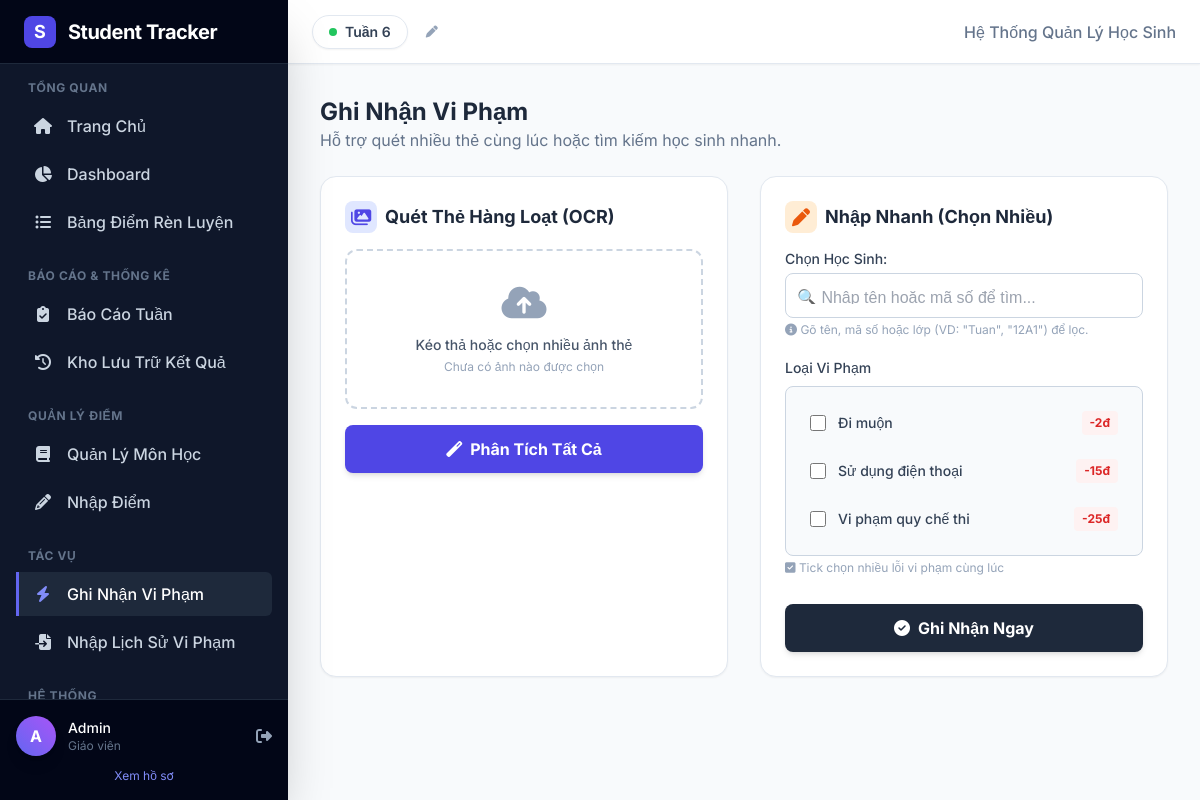
Screenshot of /add_violation (signed in) with the database file from the repository.
### models.py (models this page shows)
class Teacher(UserMixin, db.Model):
    id = db.Column(db.Integer, primary_key=True)
    username = db.Column(db.String(50), unique=True, nullable=False)
    password = db.Column(db.String(100), nullable=False)
    full_name = db.Column(db.String(100), nullable=False)
    school_name = db.Column(db.String(150), default="THPT Chuyên Nguyễn Tất Thành")
    main_class = db.Column(db.String(20), default="12 Tin")
    dob = db.Column(db.String(20))

class ViolationType(db.Model):
    id = db.Column(db.Integer, primary_key=True)
    name = db.Column(db.String(200), unique=True, nullable=False)
    points_deducted = db.Column(db.Integer, nullable=False)

### app.py (the view, shortened to what this page needs)
@app.route("/add_violation", methods=["GET", "POST"])
@login_required
def add_violation():
    students = Student.query.order_by(Student.student_class, Student.name).all()
    return render_template("add_violation.html", rules=ViolationType.query.all(), students=students)

### app.py (called while the page is built)
@login_manager.user_loader
def load_user(user_id):
    return db.session.get(Teacher, int(user_id))

@app.context_processor
def inject_global_data():
    try:
        week_cfg = SystemConfig.query.filter_by(key="current_week").first()
        current_week = int(week_cfg.value) if week_cfg else 1
        classes = [c.name for c in ClassRoom.query.order_by(ClassRoom.name).all()]
    except:
        current_week = 1
        classes = []
    return dict(current_week_number=current_week, all_classes=classes)

### templates/add_violation.html (shortened to what this page needs)
{% extends "base.html" %}
{% block content %}
<link href="https://cdn.jsdelivr.net/npm/select2@4.1.0-rc.0/dist/css/select2.min.css" rel="stylesheet" />
<div class="max-w-6xl mx-auto">
    <div class="mb-6">
        <h1 class="text-2xl font-bold text-slate-800">Ghi Nhận Vi Phạm</h1>
        <p class="text-slate-500">Hỗ trợ quét nhiều thẻ cùng lúc hoặc tìm kiếm học sinh nhanh.</p>
    </div>
    <div class="grid grid-cols-1 md:grid-cols-2 gap-8">
        <div class="bg-white p-6 rounded-2xl shadow-sm border border-slate-200">
            <h2 class="text-lg font-bold text-slate-800 mb-4 flex items-center">
                <div class="w-8 h-8 rounded-lg bg-indigo-100 text-indigo-600 flex items-center justify-center mr-2">
                    <i class="fas fa-images"></i>
                </div>
                Quét Thẻ Hàng Loạt (OCR)
            </h2>
            <form id="ocr-form" class="space-y-4">
                <div
                    class="border-2 border-dashed border-slate-300 rounded-xl p-8 text-center hover:bg-slate-50 transition cursor-pointer relative group">
                    <i
                        class="fas fa-cloud-upload-alt text-4xl text-slate-400 mb-3 group-hover:text-indigo-500 transition"></i>
                    <p class="text-sm text-slate-600 font-medium">Kéo thả hoặc chọn nhiều ảnh thẻ</p>
                    <p class="text-xs text-slate-400 mt-1" id="file-count-display">Chưa có ảnh nào được chọn</p>
                </div>
                <button type="submit" id="ocr-button"
                    class="w-full py-3 bg-indigo-600 text-white rounded-lg font-bold hover:bg-indigo-700 transition shadow-md flex items-center justify-center gap-2">
                    <i class="fas fa-magic"></i> Phân Tích Tất Cả
                </button>
            </form>
        </div>
        <div class="bg-white p-6 rounded-2xl shadow-sm border border-slate-200 h-fit">
            <h2 class="text-lg font-bold text-slate-800 mb-4 flex items-center">
                <div class="w-8 h-8 rounded-lg bg-orange-100 text-orange-600 flex items-center justify-center mr-2">
                    <i class="fas fa-pen"></i>
                </div>
                Nhập Nhanh (Chọn Nhiều)
            </h2>
            <form method="POST" action="{{ url_for('add_violation') }}" class="space-y-5">
                <div>
                    <label class="block text-sm font-medium text-slate-700 mb-1">Chọn Học Sinh:</label>
                    <p class="text-xs text-slate-400 mt-1">
                        <i class="fas fa-info-circle"></i> Gõ tên, mã số hoặc lớp (VD: "Tuan", "12A1") để lọc.
                    </p>
                </div>
                <div>
                    <label class="block text-sm font-medium text-slate-700 mb-2">Loại Vi Phạm</label>
                    <div class="bg-slate-50 border border-slate-300 rounded-lg p-4 max-h-64 overflow-y-auto space-y-2">
                        {% for rule in rules %}
                        <label class="flex items-center p-2 hover:bg-white rounded-lg cursor-pointer transition group">
                            <input type="checkbox" name="rule_ids[]" value="{{ rule.id }}"
                                class="w-4 h-4 text-orange-600 border-slate-300 rounded focus:ring-orange-500 cursor-pointer">
                            <span class="ml-3 text-sm font-medium text-slate-700 group-hover:text-orange-600 flex-1">
                                {{ rule.name }}
                            </span>
                            <span class="text-xs font-bold text-red-600 bg-red-50 px-2 py-1 rounded">
                                -{{ rule.points_deducted }}đ
                            </span>
                        </label>
                        {% endfor %}
                    </div>
                    <p class="text-xs text-slate-400 mt-1">
                        <i class="fas fa-check-square"></i> Tick chọn nhiều lỗi vi phạm cùng lúc
                    </p>
                </div>
                <div class="pt-2">
                    <button type="submit"
                        class="w-full py-3 bg-slate-800 hover:bg-slate-900 text-white rounded-lg font-bold shadow-md transition-all flex justify-center items-center gap-2">
                        <i class="fas fa-check-circle"></i> Ghi Nhận Ngay
                    </button>
                </div>
            </form>
        </div>
    </div>
</div>
{% endblock %}

### templates/base.html (shortened to what this page needs)
<!DOCTYPE html>
<html lang="vi" class="h-full bg-slate-50">
<head>
    <script src="https://cdn.tailwindcss.com"></script>
    <link rel="stylesheet" href="https://cdnjs.cloudflare.com/ajax/libs/font-awesome/6.4.0/css/all.min.css">
</head>
<body class="h-full flex overflow-hidden bg-slate-50 text-slate-800">
    <aside id="sidebar"
        class="fixed inset-y-0 left-0 w-72 bg-slate-900 text-slate-300 transform -translate-x-full transition-transform duration-300 lg:translate-x-0 lg:static z-50 flex flex-col shadow-2xl">
        <div class="h-16 flex items-center px-6 bg-slate-950 border-b border-slate-800">
            <div class="flex items-center gap-3">
                <div
                    class="w-8 h-8 rounded-lg bg-indigo-600 flex items-center justify-center text-white font-bold text-lg">
                    S</div>
                <span class="text-xl font-bold text-white tracking-tight">Student Tracker</span>
            </div>
        </div>
        <nav class="flex-1 p-4 space-y-6 overflow-y-auto">
            <div>
                <p class="px-3 text-xs font-bold text-slate-500 uppercase tracking-wider mb-2">Tổng Quan</p>
                <div class="space-y-1">
                    <a href="{{ url_for('welcome') }}"
                        class="sidebar-link flex items-center px-3 py-2.5 rounded-r-md group {% if request.endpoint == 'welcome' %}active text-white bg-slate-800 border-indigo-500{% endif %}">
                        <i
                            class="fas fa-home mr-3 group-hover:text-indigo-400 {% if request.endpoint == 'welcome' %}text-indigo-400{% endif %}"></i>
                        <span class="font-medium">Trang Chủ</span>
                    </a>
                    <a href="{{ url_for('dashboard') }}"
                        class="sidebar-link flex items-center px-3 py-2.5 rounded-r-md group {% if request.endpoint == 'dashboard' %}active text-white bg-slate-800 border-indigo-500{% endif %}">
                        <i
                            class="fas fa-chart-pie mr-3 group-hover:text-indigo-400 {% if request.endpoint == 'dashboard' %}text-indigo-400{% endif %}"></i>
                        <span class="font-medium">Dashboard</span>
                    </a>
                    <a href="{{ url_for('index') }}"
                        class="sidebar-link flex items-center px-3 py-2.5 rounded-r-md group {% if request.endpoint == 'index' %}active text-white bg-slate-800 border-indigo-500{% endif %}">
                        <i
                            class="fas fa-list-ul mr-3 group-hover:text-indigo-400 {% if request.endpoint == 'index' %}text-indigo-400{% endif %}"></i>
                        <span class="font-medium">Bảng Điểm Rèn Luyện</span>
                    </a>
                </div>
            </div>
            <div>
                <p class="px-3 text-xs font-bold text-slate-500 uppercase tracking-wider mb-2">Báo Cáo & Thống Kê</p>
                <div class="space-y-1">
                    <a href="{{ url_for('weekly_report') }}"
                        class="sidebar-link flex items-center px-3 py-2.5 rounded-r-md group {% if request.endpoint == 'weekly_report' %}active text-white bg-slate-800 border-indigo-500{% endif %}">
                        <i
                            class="fas fa-clipboard-check mr-3 group-hover:text-indigo-400 {% if request.endpoint == 'weekly_report' %}text-indigo-400{% endif %}"></i>
                        <span class="font-medium">Báo Cáo Tuần</span>
                    </a>
                    <a href="{{ url_for('history') }}"
                        class="sidebar-link flex items-center px-3 py-2.5 rounded-r-md group {% if request.endpoint == 'history' %}active text-white bg-slate-800 border-indigo-500{% endif %}">
                        <i
                            class="fas fa-history mr-3 group-hover:text-indigo-400 {% if request.endpoint == 'history' %}text-indigo-400{% endif %}"></i>
                        <span class="font-medium">Kho Lưu Trữ Kết Quả</span>
                    </a>
                </div>
            </div>
            <div>
                <p class="px-3 text-xs font-bold text-slate-500 uppercase tracking-wider mb-2">Quản Lý Điểm</p>
                <div class="space-y-1">
                    <a href="{{ url_for('manage_subjects') }}"
                        class="sidebar-link flex items-center px-3 py-2.5 rounded-r-md group {% if request.endpoint == 'manage_subjects' or request.endpoint == 'edit_subject' %}active text-white bg-slate-800 border-indigo-500{% endif %}">
                        <i
                            class="fas fa-book mr-3 group-hover:text-indigo-400 {% if request.endpoint == 'manage_subjects' or request.endpoint == 'edit_subject' %}text-indigo-400{% endif %}"></i>
                        <span class="font-medium">Quản Lý Môn Học</span>
                    </a>
                    <a href="{{ url_for('manage_grades') }}"
                        class="sidebar-link flex items-center px-3 py-2.5 rounded-r-md group ">
                        <i
                            class="fas fa-pencil-alt mr-3 group-hover:text-indigo-400 "></i>
                        <span class="font-medium">Nhập Điểm</span>
                    </a>
                </div>
            </div>
            <div>
                <p class="px-3 text-xs font-bold text-slate-500 uppercase tracking-wider mb-2">Tác Vụ</p>
                <div class="space-y-1">
                    <a href="{{ url_for('add_violation') }}"
                        class="sidebar-link flex items-center px-3 py-2.5 rounded-r-md group {% if request.endpoint == 'add_violation' %}active text-white bg-slate-800 border-indigo-500{% endif %}">
                        <i
                            class="fas fa-bolt mr-3 group-hover:text-indigo-400 {% if request.endpoint == 'add_violation' %}text-indigo-400{% endif %}"></i>
                        <span class="font-medium">Ghi Nhận Vi Phạm</span>
                    </a>
                    <a href="{{ url_for('bulk_import_violations') }}"
                        class="sidebar-link flex items-center px-3 py-2.5 rounded-r-md group {% if request.endpoint == 'bulk_import_violations' %}active text-white bg-slate-800 border-indigo-500{% endif %}">
                        <i
                            class="fas fa-file-import mr-3 group-hover:text-indigo-400 {% if request.endpoint == 'bulk_import_violations' %}text-indigo-400{% endif %}"></i>
                        <span class="font-medium">Nhập Lịch Sử Vi Phạm</span>
                    </a>
                </div>
            </div>
            <div>
                <p class="px-3 text-xs font-bold text-slate-500 uppercase tracking-wider mb-2">Hệ Thống</p>
            </div>
        </nav>
        {% if current_user.is_authenticated %}
        <div class="p-4 bg-slate-950 border-t border-slate-800">
            <div class="flex items-center gap-3">
                <div
                    class="h-10 w-10 rounded-full bg-gradient-to-tr from-indigo-500 to-purple-500 flex items-center justify-center text-white font-bold shadow-lg">
                    {{ current_user.full_name[0] | upper }}
                </div>
                <div class="flex-1 min-w-0">
                    <p class="text-sm font-medium text-white truncate">{{ current_user.full_name }}</p>
                    <p class="text-xs text-slate-500 truncate">Giáo viên</p>
                </div>
                <a href="{{ url_for('logout') }}" class="text-slate-400 hover:text-red-400 transition-colors"
                    title="Đăng xuất">
                    <i class="fas fa-sign-out-alt"></i>
                </a>
            </div>
            <a href="{{ url_for('profile') }}"
                class="block mt-3 text-center text-xs text-indigo-400 hover:text-indigo-300 hover:underline">Xem hồ
                sơ</a>
        </div>
        {% endif %}
    </aside>
    <div class="flex-1 flex flex-col min-w-0 overflow-hidden relative">
        <header
            class="glass-effect sticky top-0 z-30 border-b border-slate-200 h-16 flex items-center justify-between px-4 sm:px-6 shadow-sm">
            <div class="flex items-center gap-4">
                <div class="flex items-center gap-2">
                    <div onclick="showTimeModal()"
                        class="cursor-pointer group flex items-center gap-2 px-4 py-1.5 bg-white border border-slate-200 rounded-full shadow-sm hover:shadow-md hover:border-indigo-300 transition-all">
                        <div class="w-2 h-2 bg-green-500 rounded-full animate-pulse"></div>
                        <span class="text-sm font-semibold text-slate-700 group-hover:text-indigo-600">Tuần {{
                            current_week_number }}</span>
                    </div>
                    <button onclick="openEditWeekModal()"
                        class="w-8 h-8 flex items-center justify-center rounded-full text-slate-400 hover:bg-slate-100 hover:text-indigo-600 transition">
                        <i class="fas fa-pen text-xs"></i>
                    </button>
                </div>
            </div>
            <div class="hidden md:block font-medium text-slate-500">
                Hệ Thống Quản Lý Học Sinh
            </div>
        </header>
        <main class="flex-1 overflow-y-auto bg-slate-50 p-4 sm:p-8 scroll-smooth">
            <div class="fade-in max-w-7xl mx-auto">
                {% block content %}{% endblock %}
            </div>
        </main>
    </div>
</body>
</html>

### templates/base.html (style rules this page uses)
body { font-family: 'Inter', sans-serif; }
.glass-effect { background: rgba(255, 255, 255, 0.95); backdrop-filter: blur(10px); }
.fade-in { animation: fadeIn 0.4s ease-in-out; }
.sidebar-link { transition: all 0.2s; border-left: 3px solid transparent; }
.sidebar-link:hover, .sidebar-link.active { background: #1e293b; border-left-color: #6366f1; color: white; }
.sidebar-link i { width: 24px; text-align: center; }

### rows the page displays
Teacher: full_name "A", full_name "Admin"
ViolationType: name "Đi muộn", points_deducted "2"
ViolationType: name "Sử dụng điện thoại", points_deducted "15"
ViolationType: name "Vi phạm quy chế thi", points_deducted "25"

### other values shown
{{ current_week_number }} "6"
